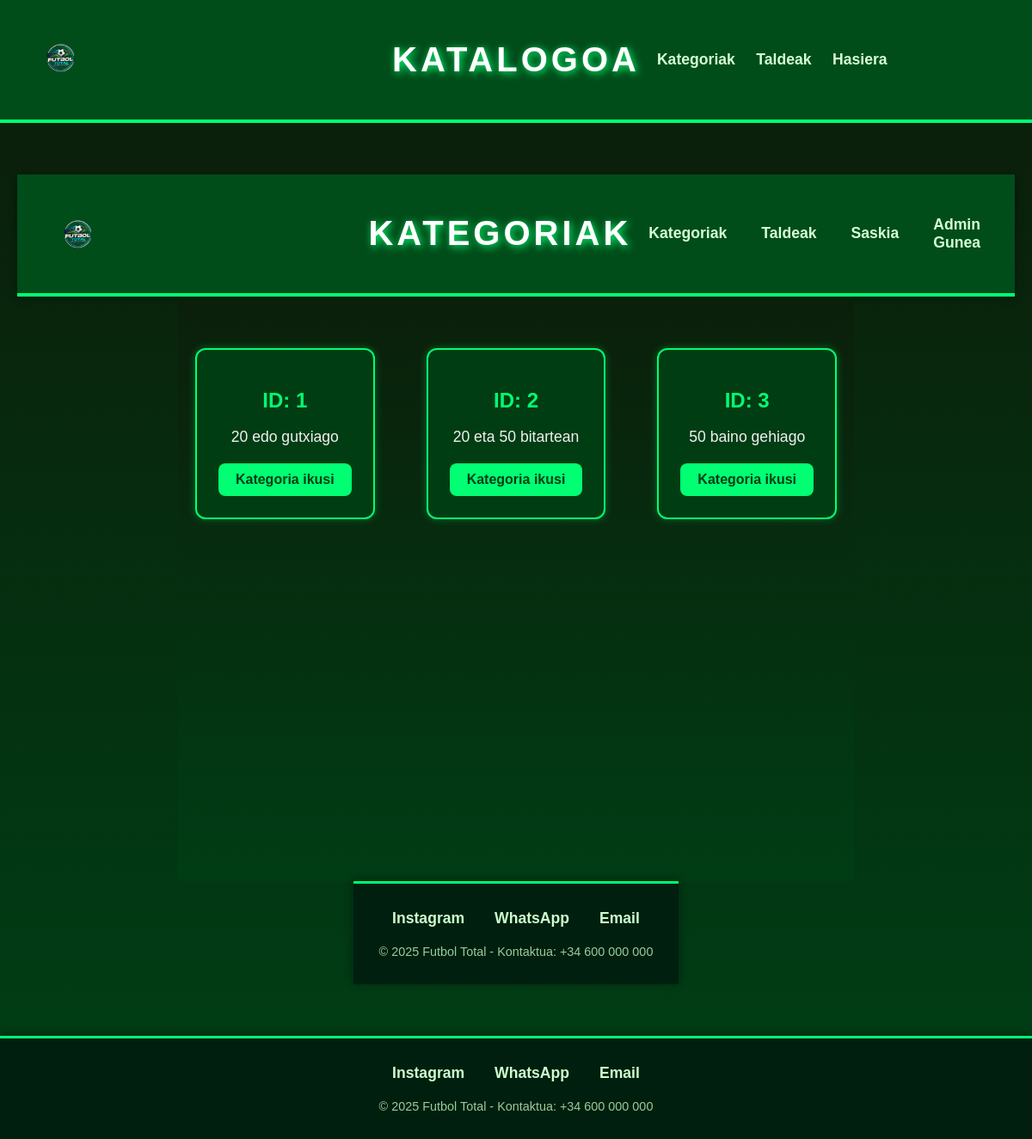
Page /katalogoa/index.php?vista=kategoriak on the committed database.
### tables this page shows
CREATE TABLE "kategoriak" (id INTEGER NOT NULL, izenburua VARCHAR(255) NOT NULL, deskribapena TEXT, PRIMARY KEY (id AUTOINCREMENT));

### klaseak/com/leartik/daw24anar/kategoria/kategoria_db.php (called while the page is built, shortened)
<?php
require_once(__DIR__ . '/kategoria.php');
class KategoriaDB
{
    public static function selectKategoriak()
    {
        try {
            $db = new PDO("sqlite:C:\\Users\\PC-8\\xampp\\htdocs\\Erronka_01\\denda.db");
            $erregistroak = $db->query("select * from kategoriak");
            $kategoriak = array();
            while ($erregistroa = $erregistroak->fetch()) {
                $kategoria = new Kategoria();
                $kategoria->setId($erregistroa['id']);
                $kategoria->setIzenburua($erregistroa['izenburua']);
                $kategoriak[] = $kategoria;
            }
            return $kategoriak;
        } catch (Exception $e) {
            return array();
        }
    }
}
?>

### klaseak/com/leartik/daw24anar/kategoria/kategoria.php (called while the page is built, shortened)
<?php
class Kategoria
{
    private $id;
    private $izenburua;
    public function setId($id)
    {
        $this->id = $id;
    }
    public function getId()
    {
        return $this->id;
    }
    public function setIzenburua($izenburua)
    {
        $this->izenburua = $izenburua;
    }
    public function getIzenburua()
    {
        return $this->izenburua;
    }
}
?>

### katalogoa/kategoriak_erakutsi.php (the view, shortened to what this page needs)
<?php
require_once '../klaseak/com/leartik/daw24anar/kategoria/kategoria.php';
require_once '../klaseak/com/leartik/daw24anar/kategoria/kategoria_db.php';
$kategoriak = [];
try {
    $kategoriak = KategoriaDB::selectKategoriak();
} catch (Exception $e) {
    error_log("Errorea kategoriak lortzean: " . $e->getMessage());
}
$kategoriak = array_slice($kategoriak, 0, 3);
?>
<!DOCTYPE html>
<html lang="eu">
<head>
    <link rel="stylesheet" href="kategoriak_estiloa.css">
</head>
<body>
    <header class="header">
        <div class="header-section logo">
            <img src="../hasiera/img/logoa.png" alt="Dendaren logotipoa">
        </div>
        <h1 class="header-section title">KATEGORIAK</h1>
        <nav class="header-section nav">
            <a href="kategoriak_erakutsi.php">Kategoriak</a>
            <a href="taldeak_erakutsi.php">Taldeak</a>
            <a href="#">Saskia</a>
            <a href="../admin/index.php">Admin Gunea</a>
        </nav>
    </header>
    <main class="main-content">
        <?php if (!empty($kategoriak)): ?>
            <section class="featured">
                <?php foreach ($kategoriak as $kategoria): ?>
                    <div class="featured-item">
                        <div class="category-card">
                            <h2>ID: <?php echo $kategoria->getId(); ?></h2>
                            <p><?php echo htmlspecialchars($kategoria->getIzenburua()); ?></p>
                            <a href="kategoria_erakutsi.php?id=<?php echo $kategoria->getId(); ?>" class="view-category-btn">
                                Kategoria ikusi
                            </a>
                        </div>
                    </div>
                <?php endforeach; ?>
            </section>
        <?php else: ?>
            <p>Ez dago kategoriarik momentuz.</p>
        <?php endif; ?>
    </main>
    <footer class="footer">
        <div class="socials">
            <a href="#" target="_blank">Instagram</a>
            <a href="#" target="_blank">WhatsApp</a>
            <a href="#">Email</a>
        </div>
        <p>© 2025 Futbol Total - Kontaktua: +34 600 000 000</p>
    </footer>
</body>
</html>

### katalogoa/estiloa.css (style rules this page uses)
body { margin: 0; background-color: #0b1f0a; color: #f0f0f0; font-family: "Arial Black", Arial, sans-serif; }
a { color: #00ff73; text-decoration: none; }
.header { background-color: #004d1a; padding: 20px 40px; border-bottom: 4px solid #00ff73; box-shadow: 0 2px 10px rgba(0,0,0,0.4); }
.logo img { width: 60px; height: 60px; }
.title { font-size: 2.2em; text-transform: uppercase; color: #ffffff; letter-spacing: 4px; text-shadow: 2px 2px 10px #00ff73; }
.nav a { margin-left: 20px; color: #d4ffd4; font-weight: bold; font-size: 1.05em; }
.main-content { padding: 60px 20px; min-height: 70vh; background: linear-gradient(180deg, #0b1f0a 0%, #003d15 100%); }
.footer { background-color: #001f0f; padding: 30px; text-align: center; border-top: 3px solid #00ff73; }
.footer .socials a { margin: 0 15px; color: #ccffcc; font-weight: bold; }
.footer p { margin-top: 10px; color: #99cc99; }

### katalogoa/kategoriak_estiloa.css (style rules this page uses)
a { color: #00ff73; text-decoration: none; }
.header { display: grid; grid-template-columns: 1fr auto 1fr; align-items: center; background-color: #004d1a; padding: 20px 40px; border-bottom: 4px solid #00ff73; box-shadow: 0 2px 10px rgba(0, 0, 0, 0.4); }
.header-section { display: flex; align-items: center; justify-content: center; }
.logo { justify-content: flex-start; gap: 10px; }
.logo img { width: 60px; height: 60px; }
.title { font-size: 2.5em; color: #ffffff; text-align: center; letter-spacing: 4px; text-transform: uppercase; text-shadow: 2px 2px 10px #00ff73; }
.nav { justify-content: flex-end; gap: 20px; }
.nav a { color: #d4ffd4; font-weight: bold; font-size: 1.1em; transition: color 0.3s, transform 0.2s; }
.main-content { display: grid; justify-items: center; align-items: start; padding: 60px 20px; background: linear-gradient(180deg, #0b1f0a 0%, #003d15 100%); }
.featured { display: grid; grid-template-columns: repeat(auto-fit, minmax(200px, 1fr)); gap: 60px; width: 100%; max-width: 900px; justify-items: center; }
.category-card { background-color: #013d13; border: 2px solid #00ff73; border-radius: 12px; padding: 25px; text-align: center; box-shadow: 0 0 10px rgba(0, 255, 115, 0.3); transition: transform 0.3s, box-shadow 0.3s; }
.category-card h2 { color: #00ff73; margin-bottom: 10px; }
.category-card p { font-size: 1.1em; margin-bottom: 20px; }
.view-category-btn { display: inline-block; background-color: #00ff73; color: #003d15; padding: 10px 20px; border-radius: 8px; font-weight: bold; transition: background-color 0.3s; }
.footer { display: grid; grid-template-rows: auto auto; justify-items: center; background-color: #001f0f; padding: 30px; border-top: 3px solid #00ff73; box-shadow: 0 -2px 10px rgba(0, 0, 0, 0.4); }
.footer .socials { margin-bottom: 15px; font-size: 1.1em; }
.footer .socials a { margin: 0 15px; color: #ccffcc; font-weight: bold; transition: color 0.3s; }
.footer p { font-size: 0.9em; color: #99cc99; margin: 5px 0 0; }

### rows in the picture
kategoriak: id "1", izenburua "20 edo gutxiago"
kategoriak: id "2", izenburua "20 eta 50 bitartean"
kategoriak: id "3", izenburua "50 baino gehiago"
